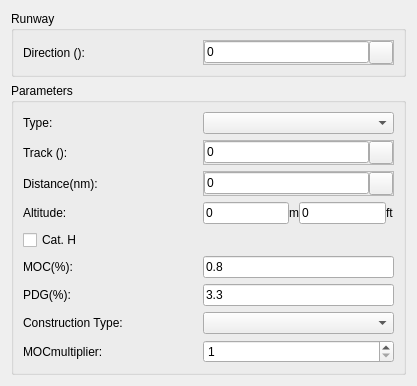
<?xml version="1.0" encoding="UTF-8"?>
<ui version="4.0">
 <class>Form</class>
 <widget class="QWidget" name="Form">
  <property name="geometry">
   <rect>
    <x>0</x>
    <y>0</y>
    <width>417</width>
    <height>350</height>
   </rect>
  </property>
  <property name="font">
   <font>
    <family>Arial</family>
    <weight>50</weight>
    <bold>false</bold>
   </font>
  </property>
  <property name="windowTitle">
   <string>Form</string>
  </property>
  <layout class="QVBoxLayout" name="verticalLayout">
   <item>
    <widget class="QGroupBox" name="gbRunway">
     <property name="title">
      <string>Runway</string>
     </property>
     <layout class="QVBoxLayout" name="vl_gbRunway">
      <item>
       <widget class="QFrame" name="frameRwyDir">
        <property name="frameShape">
         <enum>QFrame::NoFrame</enum>
        </property>
        <property name="frameShadow">
         <enum>QFrame::Raised</enum>
        </property>
        <layout class="QHBoxLayout" name="hLayoutRwyDir">
         <property name="spacing">
          <number>0</number>
         </property>
         <property name="margin">
          <number>0</number>
         </property>
         <item>
          <widget class="QLabel" name="label_74">
           <property name="minimumSize">
            <size>
             <width>180</width>
             <height>0</height>
            </size>
           </property>
           <property name="maximumSize">
            <size>
             <width>180</width>
             <height>16777215</height>
            </size>
           </property>
           <property name="font">
            <font>
             <weight>50</weight>
             <bold>false</bold>
            </font>
           </property>
           <property name="text">
            <string>Direction ():</string>
           </property>
          </widget>
         </item>
         <item>
          <widget class="QFrame" name="frame_APV_9">
           <property name="frameShape">
            <enum>QFrame::StyledPanel</enum>
           </property>
           <property name="frameShadow">
            <enum>QFrame::Raised</enum>
           </property>
           <layout class="QHBoxLayout" name="horizontalLayout_13">
            <property name="spacing">
             <number>0</number>
            </property>
            <property name="margin">
             <number>0</number>
            </property>
            <item>
             <widget class="QLineEdit" name="txtRwyDir">
              <property name="enabled">
               <bool>true</bool>
              </property>
              <property name="font">
               <font>
                <weight>50</weight>
                <bold>false</bold>
               </font>
              </property>
              <property name="text">
               <string>0</string>
              </property>
             </widget>
            </item>
            <item>
             <widget class="QToolButton" name="btnCaptureRwyDir">
              <property name="text">
               <string/>
              </property>
              <property name="icon">
               <iconset>
                <normaloff>:/gnss_item/coordinate_capture.png</normaloff>:/gnss_item/coordinate_capture.png</iconset>
              </property>
             </widget>
            </item>
           </layout>
          </widget>
         </item>
        </layout>
       </widget>
      </item>
     </layout>
    </widget>
   </item>
   <item>
    <widget class="QGroupBox" name="gbParameters">
     <property name="font">
      <font>
       <family>Arial</family>
       <weight>50</weight>
       <bold>false</bold>
      </font>
     </property>
     <property name="title">
      <string>Parameters</string>
     </property>
     <layout class="QVBoxLayout" name="vl_gbParameters">
      <item>
       <widget class="QFrame" name="frameType">
        <property name="frameShape">
         <enum>QFrame::NoFrame</enum>
        </property>
        <property name="frameShadow">
         <enum>QFrame::Raised</enum>
        </property>
        <layout class="QHBoxLayout" name="hLayoutType">
         <property name="spacing">
          <number>0</number>
         </property>
         <property name="margin">
          <number>0</number>
         </property>
         <item>
          <widget class="QLabel" name="label_66">
           <property name="minimumSize">
            <size>
             <width>180</width>
             <height>0</height>
            </size>
           </property>
           <property name="maximumSize">
            <size>
             <width>180</width>
             <height>16777215</height>
            </size>
           </property>
           <property name="font">
            <font>
             <weight>50</weight>
             <bold>false</bold>
            </font>
           </property>
           <property name="text">
            <string>Type:</string>
           </property>
          </widget>
         </item>
         <item>
          <widget class="QComboBox" name="cmbType">
           <property name="sizePolicy">
            <sizepolicy hsizetype="Expanding" vsizetype="Fixed">
             <horstretch>0</horstretch>
             <verstretch>0</verstretch>
            </sizepolicy>
           </property>
           <property name="minimumSize">
            <size>
             <width>72</width>
             <height>0</height>
            </size>
           </property>
           <property name="font">
            <font>
             <weight>50</weight>
             <bold>false</bold>
            </font>
           </property>
          </widget>
         </item>
        </layout>
       </widget>
      </item>
      <item>
       <widget class="QFrame" name="frame_Track">
        <property name="frameShape">
         <enum>QFrame::NoFrame</enum>
        </property>
        <property name="frameShadow">
         <enum>QFrame::Raised</enum>
        </property>
        <layout class="QHBoxLayout" name="hLayoutTrack">
         <property name="spacing">
          <number>0</number>
         </property>
         <property name="margin">
          <number>0</number>
         </property>
         <item>
          <widget class="QLabel" name="label_75">
           <property name="minimumSize">
            <size>
             <width>180</width>
             <height>0</height>
            </size>
           </property>
           <property name="maximumSize">
            <size>
             <width>180</width>
             <height>16777215</height>
            </size>
           </property>
           <property name="font">
            <font>
             <weight>50</weight>
             <bold>false</bold>
            </font>
           </property>
           <property name="text">
            <string>Track ():</string>
           </property>
          </widget>
         </item>
         <item>
          <widget class="QFrame" name="frame_APV_10">
           <property name="frameShape">
            <enum>QFrame::StyledPanel</enum>
           </property>
           <property name="frameShadow">
            <enum>QFrame::Raised</enum>
           </property>
           <layout class="QHBoxLayout" name="horizontalLayout_14">
            <property name="spacing">
             <number>0</number>
            </property>
            <property name="margin">
             <number>0</number>
            </property>
            <item>
             <widget class="QLineEdit" name="txtTrack">
              <property name="enabled">
               <bool>true</bool>
              </property>
              <property name="font">
               <font>
                <weight>50</weight>
                <bold>false</bold>
               </font>
              </property>
              <property name="text">
               <string>0</string>
              </property>
             </widget>
            </item>
            <item>
             <widget class="QToolButton" name="btnCaptureTrack">
              <property name="text">
               <string/>
              </property>
              <property name="icon">
               <iconset>
                <normaloff>:/gnss_item/coordinate_capture.png</normaloff>:/gnss_item/coordinate_capture.png</iconset>
              </property>
             </widget>
            </item>
           </layout>
          </widget>
         </item>
        </layout>
       </widget>
      </item>
      <item>
       <widget class="QFrame" name="frameDistance">
        <property name="frameShape">
         <enum>QFrame::NoFrame</enum>
        </property>
        <property name="frameShadow">
         <enum>QFrame::Raised</enum>
        </property>
        <layout class="QHBoxLayout" name="hLayoutDistance">
         <property name="spacing">
          <number>0</number>
         </property>
         <property name="margin">
          <number>0</number>
         </property>
         <item>
          <widget class="QLabel" name="label_76">
           <property name="minimumSize">
            <size>
             <width>180</width>
             <height>0</height>
            </size>
           </property>
           <property name="maximumSize">
            <size>
             <width>180</width>
             <height>16777215</height>
            </size>
           </property>
           <property name="font">
            <font>
             <weight>50</weight>
             <bold>false</bold>
            </font>
           </property>
           <property name="text">
            <string>Distance(nm):</string>
           </property>
          </widget>
         </item>
         <item>
          <widget class="QFrame" name="frame_APV_11">
           <property name="frameShape">
            <enum>QFrame::StyledPanel</enum>
           </property>
           <property name="frameShadow">
            <enum>QFrame::Raised</enum>
           </property>
           <layout class="QHBoxLayout" name="horizontalLayout_15">
            <property name="spacing">
             <number>0</number>
            </property>
            <property name="margin">
             <number>0</number>
            </property>
            <item>
             <widget class="QLineEdit" name="txtDistance">
              <property name="enabled">
               <bool>true</bool>
              </property>
              <property name="font">
               <font>
                <weight>50</weight>
                <bold>false</bold>
               </font>
              </property>
              <property name="text">
               <string>0</string>
              </property>
             </widget>
            </item>
            <item>
             <widget class="QToolButton" name="btnCaptureDistance">
              <property name="text">
               <string/>
              </property>
              <property name="icon">
               <iconset>
                <normaloff>:/gnss_item/coordinate_capture.png</normaloff>:/gnss_item/coordinate_capture.png</iconset>
              </property>
             </widget>
            </item>
           </layout>
          </widget>
         </item>
        </layout>
       </widget>
      </item>
      <item>
       <widget class="QFrame" name="frameAltitude">
        <property name="frameShape">
         <enum>QFrame::NoFrame</enum>
        </property>
        <property name="frameShadow">
         <enum>QFrame::Raised</enum>
        </property>
        <layout class="QHBoxLayout" name="hLayoutPDG_2">
         <property name="spacing">
          <number>0</number>
         </property>
         <property name="margin">
          <number>0</number>
         </property>
         <item>
          <widget class="QLabel" name="label_69">
           <property name="minimumSize">
            <size>
             <width>180</width>
             <height>0</height>
            </size>
           </property>
           <property name="maximumSize">
            <size>
             <width>180</width>
             <height>16777215</height>
            </size>
           </property>
           <property name="font">
            <font>
             <weight>50</weight>
             <bold>false</bold>
            </font>
           </property>
           <property name="text">
            <string>Altitude:</string>
           </property>
          </widget>
         </item>
         <item>
          <widget class="QLineEdit" name="txtAltitudeM">
           <property name="minimumSize">
            <size>
             <width>72</width>
             <height>0</height>
            </size>
           </property>
           <property name="font">
            <font>
             <weight>50</weight>
             <bold>false</bold>
            </font>
           </property>
           <property name="text">
            <string>0</string>
           </property>
          </widget>
         </item>
         <item>
          <widget class="QLabel" name="label">
           <property name="text">
            <string>m</string>
           </property>
          </widget>
         </item>
         <item>
          <widget class="QLineEdit" name="txtAltitudeFt">
           <property name="text">
            <string>0</string>
           </property>
          </widget>
         </item>
         <item>
          <widget class="QLabel" name="label_2">
           <property name="text">
            <string>ft</string>
           </property>
          </widget>
         </item>
        </layout>
       </widget>
      </item>
      <item>
       <widget class="QCheckBox" name="chbCatH">
        <property name="font">
         <font>
          <weight>50</weight>
          <bold>false</bold>
         </font>
        </property>
        <property name="text">
         <string>Cat. H</string>
        </property>
       </widget>
      </item>
      <item>
       <widget class="QFrame" name="frameMoc">
        <property name="frameShape">
         <enum>QFrame::NoFrame</enum>
        </property>
        <property name="frameShadow">
         <enum>QFrame::Raised</enum>
        </property>
        <layout class="QHBoxLayout" name="hLayoutMoc">
         <property name="spacing">
          <number>0</number>
         </property>
         <property name="margin">
          <number>0</number>
         </property>
         <item>
          <widget class="QLabel" name="label_77">
           <property name="minimumSize">
            <size>
             <width>180</width>
             <height>0</height>
            </size>
           </property>
           <property name="maximumSize">
            <size>
             <width>180</width>
             <height>16777215</height>
            </size>
           </property>
           <property name="font">
            <font>
             <weight>50</weight>
             <bold>false</bold>
            </font>
           </property>
           <property name="text">
            <string>MOC(%):</string>
           </property>
          </widget>
         </item>
         <item>
          <widget class="QLineEdit" name="txtMoc">
           <property name="minimumSize">
            <size>
             <width>72</width>
             <height>0</height>
            </size>
           </property>
           <property name="font">
            <font>
             <weight>50</weight>
             <bold>false</bold>
            </font>
           </property>
           <property name="text">
            <string>0.8</string>
           </property>
          </widget>
         </item>
        </layout>
       </widget>
      </item>
      <item>
       <widget class="QFrame" name="framePDG">
        <property name="frameShape">
         <enum>QFrame::NoFrame</enum>
        </property>
        <property name="frameShadow">
         <enum>QFrame::Raised</enum>
        </property>
        <layout class="QHBoxLayout" name="hLayoutPDG">
         <property name="spacing">
          <number>0</number>
         </property>
         <property name="margin">
          <number>0</number>
         </property>
         <item>
          <widget class="QLabel" name="label_68">
           <property name="minimumSize">
            <size>
             <width>180</width>
             <height>0</height>
            </size>
           </property>
           <property name="maximumSize">
            <size>
             <width>180</width>
             <height>16777215</height>
            </size>
           </property>
           <property name="font">
            <font>
             <weight>50</weight>
             <bold>false</bold>
            </font>
           </property>
           <property name="text">
            <string>PDG(%):</string>
           </property>
          </widget>
         </item>
         <item>
          <widget class="QLineEdit" name="txtPdg">
           <property name="minimumSize">
            <size>
             <width>72</width>
             <height>0</height>
            </size>
           </property>
           <property name="font">
            <font>
             <weight>50</weight>
             <bold>false</bold>
            </font>
           </property>
           <property name="text">
            <string>3.3</string>
           </property>
          </widget>
         </item>
        </layout>
       </widget>
      </item>
      <item>
       <widget class="QFrame" name="frameConstruct">
        <property name="frameShape">
         <enum>QFrame::NoFrame</enum>
        </property>
        <property name="frameShadow">
         <enum>QFrame::Raised</enum>
        </property>
        <layout class="QHBoxLayout" name="hLayoutConstruct">
         <property name="spacing">
          <number>0</number>
         </property>
         <property name="margin">
          <number>0</number>
         </property>
         <item>
          <widget class="QLabel" name="label_83">
           <property name="minimumSize">
            <size>
             <width>180</width>
             <height>0</height>
            </size>
           </property>
           <property name="maximumSize">
            <size>
             <width>180</width>
             <height>16777215</height>
            </size>
           </property>
           <property name="font">
            <font>
             <weight>50</weight>
             <bold>false</bold>
            </font>
           </property>
           <property name="text">
            <string>Construction Type:</string>
           </property>
          </widget>
         </item>
         <item>
          <widget class="QComboBox" name="cmbConstruct">
           <property name="sizePolicy">
            <sizepolicy hsizetype="Expanding" vsizetype="Fixed">
             <horstretch>0</horstretch>
             <verstretch>0</verstretch>
            </sizepolicy>
           </property>
           <property name="minimumSize">
            <size>
             <width>72</width>
             <height>0</height>
            </size>
           </property>
           <property name="font">
            <font>
             <weight>50</weight>
             <bold>false</bold>
            </font>
           </property>
          </widget>
         </item>
        </layout>
       </widget>
      </item>
      <item>
       <widget class="QFrame" name="frameMOCmultipiler">
        <property name="frameShape">
         <enum>QFrame::NoFrame</enum>
        </property>
        <property name="frameShadow">
         <enum>QFrame::Raised</enum>
        </property>
        <layout class="QHBoxLayout" name="hLayoutMOCmultipiler">
         <property name="spacing">
          <number>0</number>
         </property>
         <property name="margin">
          <number>0</number>
         </property>
         <item>
          <widget class="QLabel" name="label_84">
           <property name="minimumSize">
            <size>
             <width>180</width>
             <height>0</height>
            </size>
           </property>
           <property name="maximumSize">
            <size>
             <width>180</width>
             <height>16777215</height>
            </size>
           </property>
           <property name="font">
            <font>
             <weight>50</weight>
             <bold>false</bold>
            </font>
           </property>
           <property name="text">
            <string>MOCmultiplier:</string>
           </property>
          </widget>
         </item>
         <item>
          <widget class="QSpinBox" name="mocSpinBox">
           <property name="sizePolicy">
            <sizepolicy hsizetype="Expanding" vsizetype="Fixed">
             <horstretch>0</horstretch>
             <verstretch>0</verstretch>
            </sizepolicy>
           </property>
           <property name="minimumSize">
            <size>
             <width>72</width>
             <height>0</height>
            </size>
           </property>
           <property name="minimum">
            <number>1</number>
           </property>
          </widget>
         </item>
        </layout>
       </widget>
      </item>
     </layout>
    </widget>
   </item>
  </layout>
 </widget>
 <resources/>
 <connections/>
</ui>
